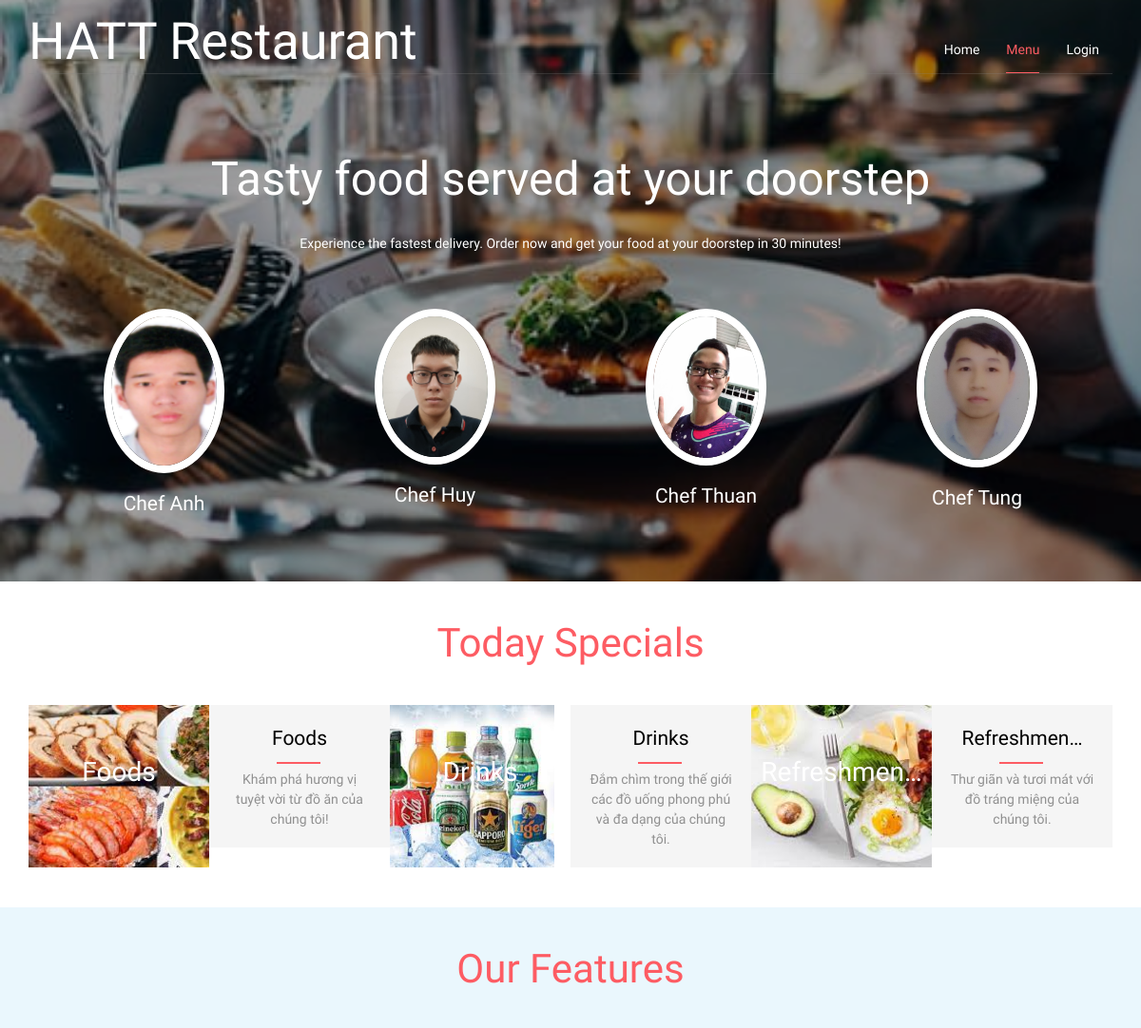
The app's page / (upper part), older data.
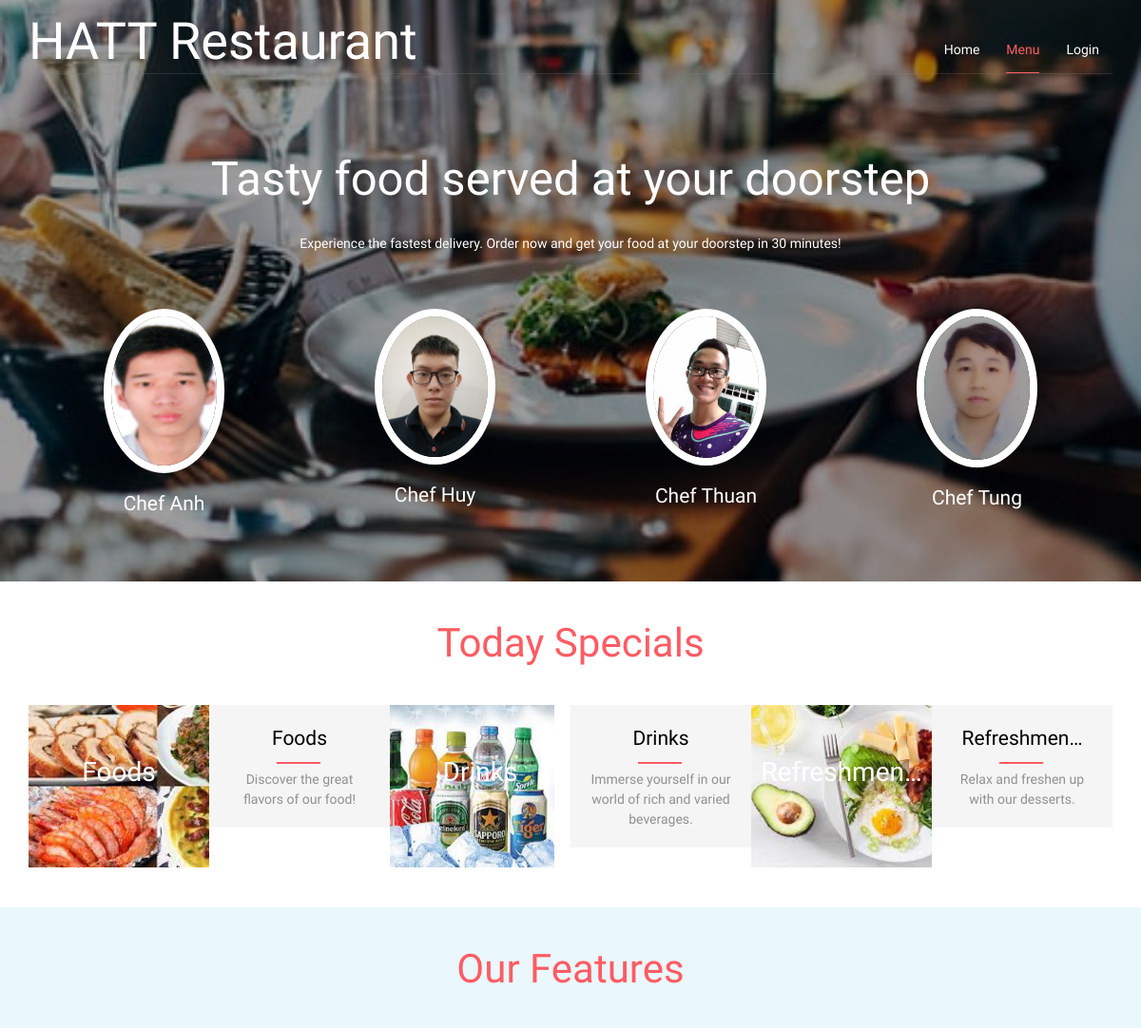
The same page, newer data.
### res/models.py (models this page shows, shortened)
class Menu(models.Model):
    food = 'Foods'
    drink = 'Drinks'
    refreshment = 'Refreshments'
    sale_off_dish = 'Sale off Dishes'
    TYPE = (
        (food, food),
        (drink, drink),
        (refreshment, refreshment),
        (sale_off_dish, sale_off_dish)
    )
    type = models.CharField(max_length=50, choices=TYPE)
    details = models.CharField(max_length=200)
    image = models.FileField(blank=True, null=True)

### res/views.py (the view)
# urls.py: re_path(r'^$', home, name='home'),
def home(request):
    last_item = Menu.objects.last()
    menu = Menu.objects.exclude(id=last_item.id)
    return render(request, 'res/home.html', {'menu': menu})

### res/templates/res/home.html (shortened to what this page needs)
{% load static%}
{% load mathfilters %}
{% include "includes/landing_top.html" %}
<body>
  <div data-vide-bg="{% static 'video/bg.jpg' %}">
    {% include "includes/banner.html" %}
  </div>
  <div class="special">
    <div class="container">
      <div class="special-heading">
        <h3>Today Specials</h3>
      </div>
      <div class="special-grids">
        {% for f in menu %}
        <div class="col-md-4 w3l-special-grid">
          <div class="col-md-6 w3ls-special-img"
            style="background: url('/media/{{f.image}}') no-repeat -17px 0px; background-size: cover;">
            <div class="w3ls-special-text effect-1">
              <h4>{{f.type|truncatechars:11}}</h4>
            </div>
          </div>
          <div class="col-md-6 agileits-special-info">
            <h4>{{f.type|truncatechars:11}}</h4>
            <p>{{f.details|truncatechars:90}}</p>
          </div>
        </div>
        {% endfor %}
      </div>
    </div>
  </div>
  <div class="features">
    <div class="container">
      <div class="features-heading">
        <h3>Our Features</h3>
      </div>
    </div>
  </div>
  {% include "includes/footer.html" %}

Row changes from the older to the newer data that the page shows:
changed Menu "Foods": details "Khám phá hương vị tuyệt vời từ đồ ăn của chúng tôi!" → "Discover the great flavors of our food!"
changed Menu "Drinks": details "Đắm chìm trong thế giới các đồ uống phong phú và đa dạng của chúng tôi." → "Immerse yourself in our world of rich and varied beverages."
changed Menu "Refreshmen…": details "Thư giãn và tươi mát với đồ tráng miệng của chúng tôi." → "Relax and freshen up with our desserts."
